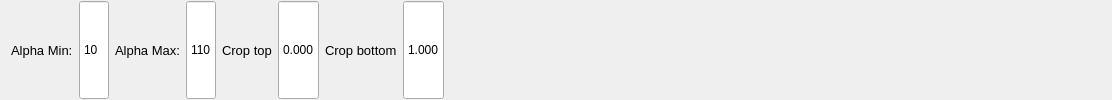
                  <widget class="QWidget" name="page_panorama_view">
                   <layout class="QHBoxLayout" name="horizontalLayout_12">
                    <property name="topMargin">
                     <number>0</number>
                    </property>
                    <property name="bottomMargin">
                     <number>0</number>
                    </property>
                    <item>
                     <widget class="QLabel" name="label_61">
                      <property name="font">
                       <font>
                        <pointsize>10</pointsize>
                       </font>
                      </property>
                      <property name="text">
                       <string>Alpha Min:</string>
                      </property>
                     </widget>
                    </item>
                    <item>
                     <widget class="QSpinBox" name="spinBox_alpha_min_panorama">
                      <property name="sizePolicy">
                       <sizepolicy hsizetype="Minimum" vsizetype="Expanding">
                        <horstretch>0</horstretch>
                        <verstretch>0</verstretch>
                       </sizepolicy>
                      </property>
                      <property name="maximumSize">
                       <size>
                        <width>100</width>
                        <height>16777215</height>
                       </size>
                      </property>
                      <property name="buttonSymbols">
                       <enum>QAbstractSpinBox::NoButtons</enum>
                      </property>
                      <property name="minimum">
                       <number>0</number>
                      </property>
                      <property name="maximum">
                       <number>110</number>
                      </property>
                      <property name="value">
                       <number>10</number>
                      </property>
                     </widget>
                    </item>
                    <item>
                     <widget class="QLabel" name="label_60">
                      <property name="font">
                       <font>
                        <pointsize>10</pointsize>
                       </font>
                      </property>
                      <property name="text">
                       <string>Alpha Max:</string>
                      </property>
                     </widget>
                    </item>
                    <item>
                     <widget class="QSpinBox" name="spinBox_alpha_max_panorama">
                      <property name="sizePolicy">
                       <sizepolicy hsizetype="Minimum" vsizetype="Expanding">
                        <horstretch>0</horstretch>
                        <verstretch>0</verstretch>
                       </sizepolicy>
                      </property>
                      <property name="maximumSize">
                       <size>
                        <width>100</width>
                        <height>16777215</height>
                       </size>
                      </property>
                      <property name="buttonSymbols">
                       <enum>QAbstractSpinBox::NoButtons</enum>
                      </property>
                      <property name="minimum">
                       <number>0</number>
                      </property>
                      <property name="maximum">
                       <number>110</number>
                      </property>
                      <property name="value">
                       <number>110</number>
                      </property>
                     </widget>
                    </item>
                    <item>
                     <widget class="QLabel" name="label_85">
                      <property name="font">
                       <font>
                        <pointsize>10</pointsize>
                       </font>
                      </property>
                      <property name="text">
                       <string>Crop top</string>
                      </property>
                     </widget>
                    </item>
                    <item>
                     <widget class="QDoubleSpinBox" name="crop_top_x_panorama">
                      <property name="sizePolicy">
                       <sizepolicy hsizetype="Minimum" vsizetype="Expanding">
                        <horstretch>0</horstretch>
                        <verstretch>0</verstretch>
                       </sizepolicy>
                      </property>
                      <property name="maximumSize">
                       <size>
                        <width>100</width>
                        <height>16777215</height>
                       </size>
                      </property>
                      <property name="buttonSymbols">
                       <enum>QAbstractSpinBox::NoButtons</enum>
                      </property>
                      <property name="decimals">
                       <number>3</number>
                      </property>
                      <property name="maximum">
                       <double>1.000000000000000</double>
                      </property>
                      <property name="singleStep">
                       <double>0.001000000000000</double>
                      </property>
                     </widget>
                    </item>
                    <item>
                     <widget class="QLabel" name="label_86">
                      <property name="font">
                       <font>
                        <pointsize>10</pointsize>
                       </font>
                      </property>
                      <property name="text">
                       <string>Crop bottom</string>
                      </property>
                     </widget>
                    </item>
                    <item>
                     <widget class="QDoubleSpinBox" name="crop_bottom_x_panorama">
                      <property name="sizePolicy">
                       <sizepolicy hsizetype="Minimum" vsizetype="Expanding">
                        <horstretch>0</horstretch>
                        <verstretch>0</verstretch>
                       </sizepolicy>
                      </property>
                      <property name="maximumSize">
                       <size>
                        <width>100</width>
                        <height>16777215</height>
                       </size>
                      </property>
                      <property name="buttonSymbols">
                       <enum>QAbstractSpinBox::NoButtons</enum>
                      </property>
                      <property name="decimals">
                       <number>3</number>
                      </property>
                      <property name="maximum">
                       <double>1.000000000000000</double>
                      </property>
                      <property name="singleStep">
                       <double>0.001000000000000</double>
                      </property>
                      <property name="value">
                       <double>1.000000000000000</double>
                      </property>
                     </widget>
                    </item>
                    <item>
                     <spacer name="horizontalSpacer_2">
                      <property name="orientation">
                       <enum>Qt::Horizontal</enum>
                      </property>
                      <property name="sizeHint" stdset="0">
                       <size>
                        <width>657</width>
                        <height>20</height>
                       </size>
                      </property>
                     </spacer>
                    </item>
                   </layout>
                  </widget>
